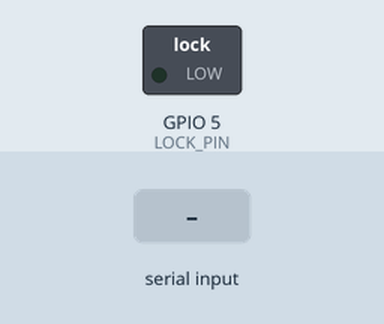
Recording of a sketch running on a simulated ESP32. Parts: switched loads named in the sketch (green lamp = pin HIGH). Inputs (shaded band) come from the test bench. Nothing arrives over Bluetooth unless stated.

Above: at 1.2 s.
1.3 s: "U" received over the second serial link
At 1.7 s:
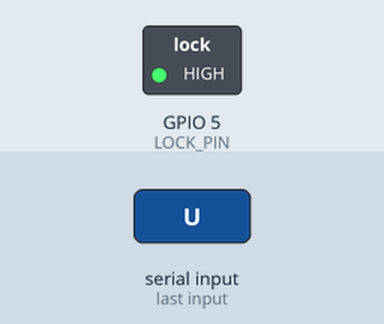
2.8 s: "L" received over the second serial link
At 4.1 s:
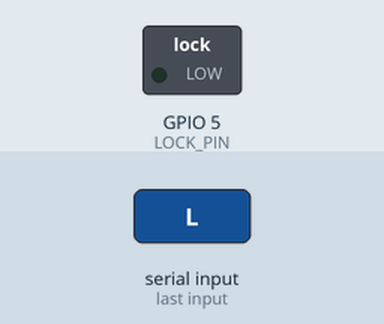
Timing chart, 0 to 5.8 s (numbered marks = the images above; inputs shaded):
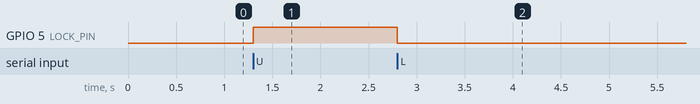

The sketch:

smart_lock.ino
```cpp
#include <BluetoothSerial.h>
BluetoothSerial SerialBT;

#define LOCK_PIN 5  // PIN المتصل بالريليه / السيرفو

void setup() {
  pinMode(LOCK_PIN, OUTPUT);
  digitalWrite(LOCK_PIN, LOW); // مقفول افتراضياً
  SerialBT.begin("SmartLock_ESP32"); // اسم الجهاز الظاهر في البلوتوث
}

void loop() {
  if (SerialBT.available()) {
    char cmd = SerialBT.read();

    if (cmd == 'U') {
      digitalWrite(LOCK_PIN, HIGH); // فتح القفل
    }
    else if (cmd == 'L') {
      digitalWrite(LOCK_PIN, LOW); // قفل
    }
  }
}
```

Measured:
- after the input at 1.3 s, GPIO 5 (LOCK_PIN): LOW → HIGH at once
- after the input at 2.8 s, GPIO 5 (LOCK_PIN): HIGH → LOW at once
